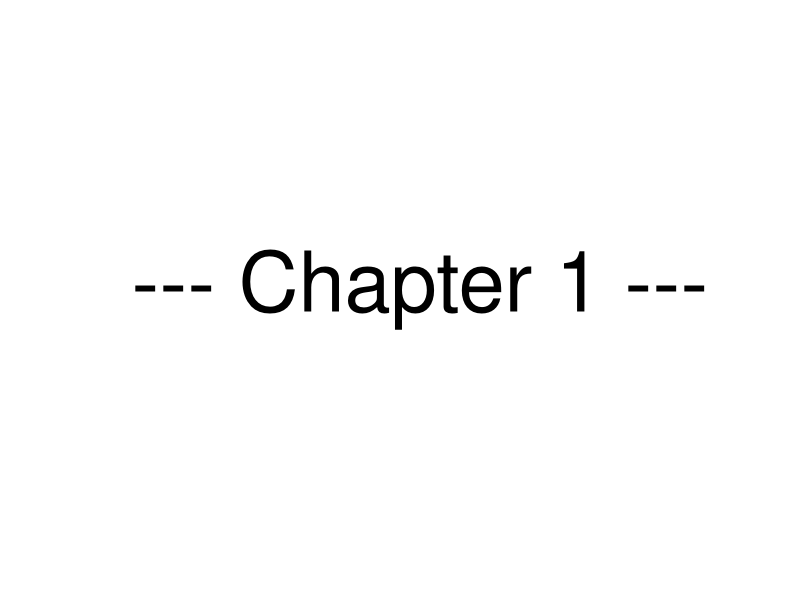
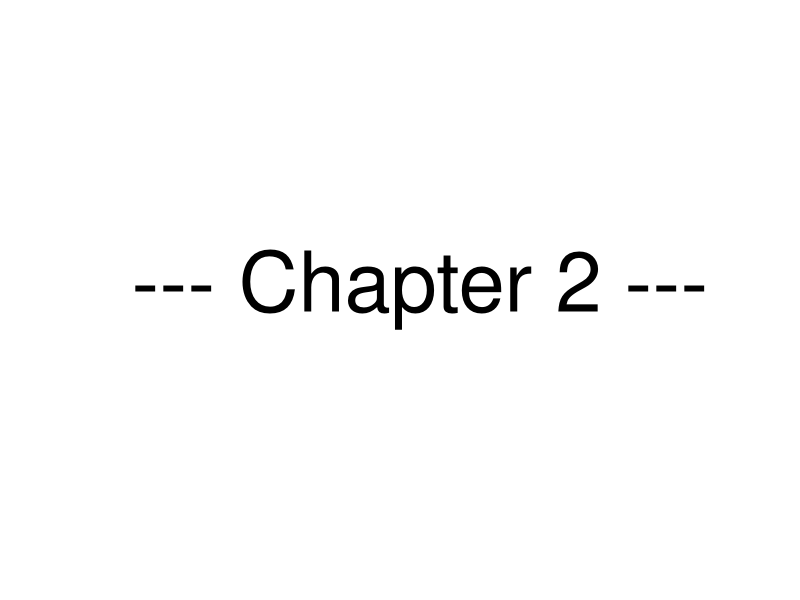
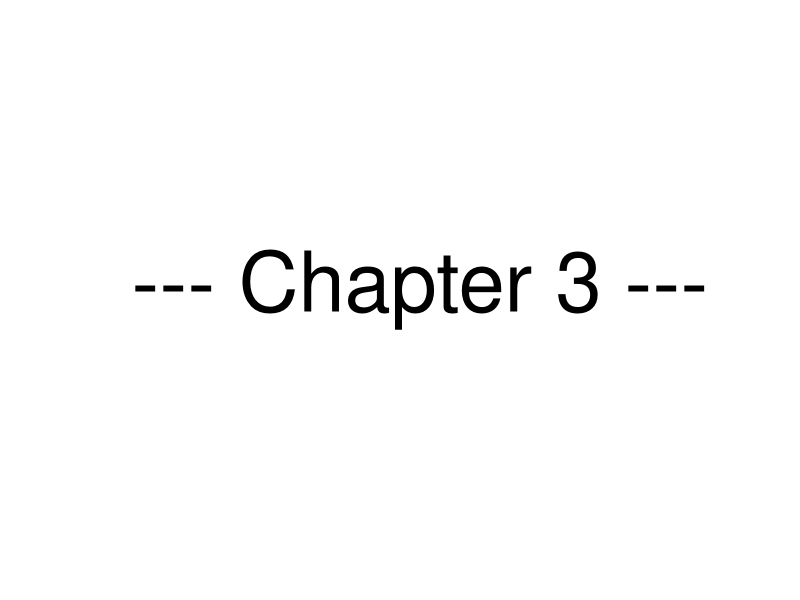
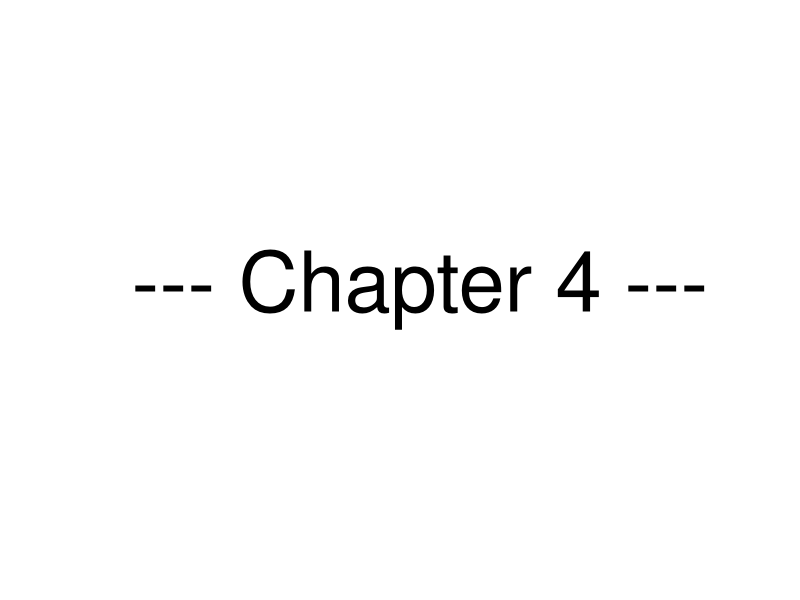
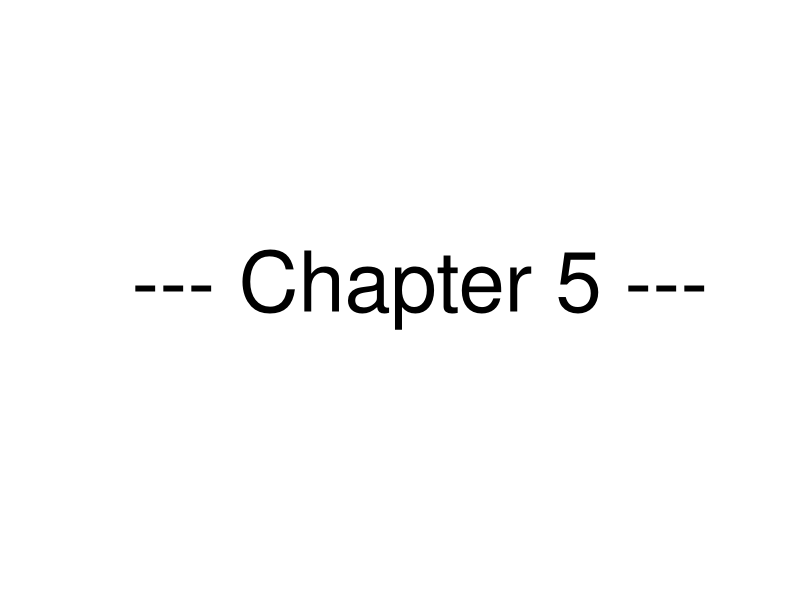

Recreate these plots in R, in order.
#' ###########################################################
#' A short, inconsequential program to quickly print a 
#' .png which just says --- Chapter 1 ---- and so on
#' in order to break up Figures folder a little on Overleaf
#' ###########################################################

printchapter <- function(i){
  png(filename = paste0('chapter', i, '.png'), width = 200, height = 100, units = 'mm', res = 1e3)
  plot(1,1,cex = 0,xaxt='n',yaxt='n',xlab='',ylab='',bty='n')
  text(1,1,paste0('--- Chapter ', i, ' ---'), cex=5)
  dev.off()
}

for(i in 1:5) printchapter(i)
